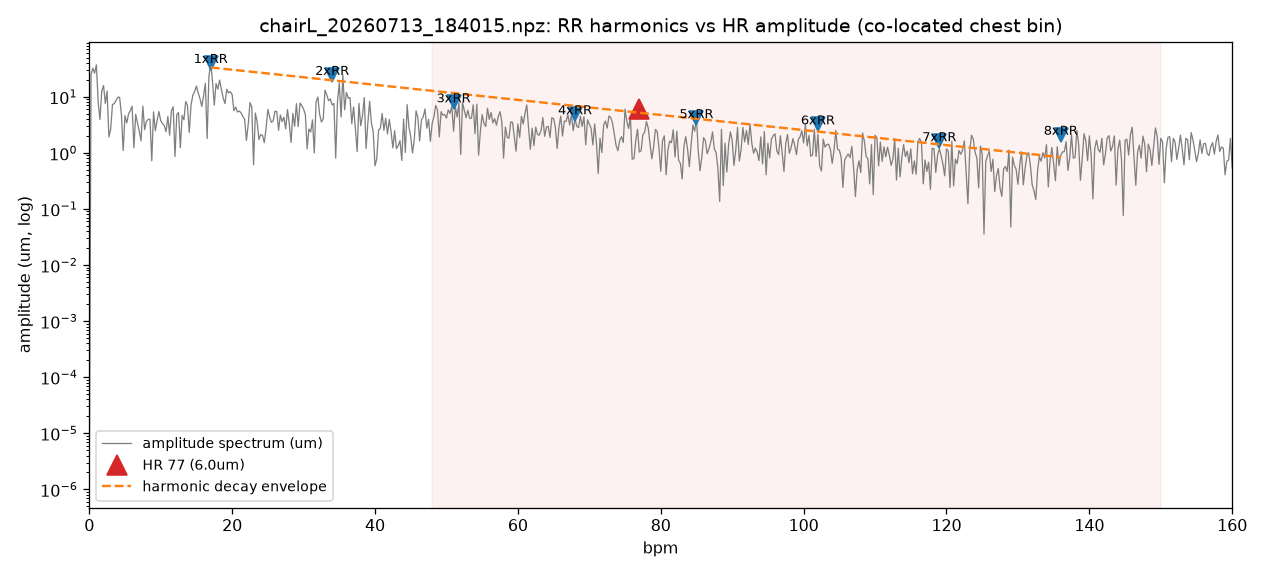

The script that saved this image:
"""Measure the ACTUAL amplitudes (mm) on the co-located chest bin:
  - RR fundamental and its harmonics A_k at k*RR (the decay envelope)
  - HR amplitude A_HR
and answer: at the HR frequency, is the RR-harmonic level > or < HR?  (i.e. is HR
buried under a decaying harmonic, or does it poke above where harmonics have died?)

Uses demod mm displacement; spectral amplitude = 2|rfft|/N (physical mm per component).

    python3 breath_hr_amplitude.py [cube.npz] [truth_bpm] [t0] [t1]
"""
import sys
import numpy as np
from bcg_vitals import demod_channels, bandpass, sqi, beat_count, RR_LO, RR_HI


def load(path):
    d = np.load(path, allow_pickle=True)
    cube = np.asarray(d["snapshots"], np.complex64)
    counts = d["counts"].astype(int); bins = d["bins"].astype(int)
    C = cube[:, :int(counts.min()), :]
    try:
        ts = np.asarray(d["frame_ts"], float)[:int(counts.min())]
        span = ts[-1] - ts[0]
        fps = (len(ts) - 1) / (span / 1000 if span > 1e4 else span)
    except KeyError:
        fps = 18.78
    return C, bins, fps


def amp_spectrum(x, fps):
    x = x - x.mean()
    X = 2 * np.abs(np.fft.rfft(x)) / len(x)          # mm per sinusoidal component
    f = np.fft.rfftfreq(len(x), 1 / fps)
    return f, X


def peak_near(f, X, f0, df):
    m = (f >= f0 - df) & (f <= f0 + df)
    return float(X[m].max()) if m.any() else 0.0


def main():
    path = sys.argv[1] if len(sys.argv) > 1 else "sit39_cube.npz"
    truth = float(sys.argv[2]) if len(sys.argv) > 2 else 81.0
    t0 = float(sys.argv[3]) if len(sys.argv) > 3 else 0.0
    t1 = float(sys.argv[4]) if len(sys.argv) > 4 else 1e9
    C, bins, fps = load(path)
    i0, i1 = int(t0 * fps), min(C.shape[1], int(t1 * fps))
    C = C[:, i0:i1, :]
    chans = demod_channels(C, bins)
    T = chans.shape[1]

    # co-located chest bin: strong breathing (RR & HR co-located per memory)
    resp_sqi = np.array([sqi(bandpass(c, fps, RR_LO, RR_HI), fps, RR_LO, RR_HI) for c in chans])
    ci = int(np.argmax(resp_sqi))
    x = chans[ci]
    f, X = amp_spectrum(x, fps)

    # RR fundamental
    mrr = (f >= RR_LO) & (f <= RR_HI)
    f0 = f[mrr][np.argmax(X[mrr])]
    rr = f0 * 60
    df = 0.03                                        # tolerance ~2 bpm
    A = {k: peak_near(f, X, k * f0, df) for k in range(1, 9)}
    fHR = truth / 60.0
    A_HR = peak_near(f, X, fHR, 0.05)
    # HR cross-check by beat-count in a clean sub-band
    hr_bc = beat_count(bandpass(x, fps, 0.9, 2.0), fps, hi_bpm=130)

    print(f"{path} [t={t0:.0f}..{min(t1,T/fps+t0):.0f}s] chest bin {bins[ci]} "
          f"({bins[ci]*0.0234375:.2f}m), {T} frames @{fps:.2f}fps")
    print(f"  RR = {rr:.1f} rpm (f0={f0:.3f}Hz)   HR truth {truth:.0f} (beat-count {hr_bc:.0f})\n")
    print(f"  {'k':>2} {'freq(bpm)':>9} {'A_k(um)':>9} {'A_k/A_1':>8}   in cardiac band?")
    for k in range(1, 9):
        fb = k * rr
        note = ""
        if 48 <= fb <= 150:
            note = f"<-- vs A_HR={A_HR*1000:.1f}um: harmonic {'>' if A[k] > A_HR else '<'} HR"
        print(f"  {k:>2} {fb:9.0f} {A[k]*1000:9.1f} {A[k]/(A[1]+1e-12):8.2f}   {note}")

    # decay law fit (log-linear over k=1..6)
    ks = np.array([k for k in range(1, 7) if A[k] > 0])
    ak = np.array([A[k] for k in ks])
    slope = np.polyfit(ks, np.log(ak), 1)[0]
    print(f"\n  RR fundamental A_1 = {A[1]*1000:.0f} um ; HR A_HR = {A_HR*1000:.1f} um "
          f"-> RR/HR = {A[1]/(A_HR+1e-12):.0f}x")
    print(f"  harmonic decay ~ exp({slope:.2f}*k)  (each harmonic x{np.exp(slope):.2f} of previous)")
    # at HR freq, interpolate the harmonic envelope level
    env_at_HR = np.exp(np.polyval(np.polyfit(ks, np.log(ak), 1), fHR / f0))
    print(f"  harmonic ENVELOPE extrapolated to HR freq ({fHR/f0:.1f}xRR) = {env_at_HR*1000:.1f} um")
    print(f"  => at HR freq: envelope {env_at_HR*1000:.1f}um  vs  HR {A_HR*1000:.1f}um  -> "
          f"HR {'ABOVE' if A_HR > env_at_HR else 'BELOW'} the decaying harmonic floor")

    try:
        import matplotlib; matplotlib.use("Agg"); import matplotlib.pyplot as plt
        fig, ax = plt.subplots(figsize=(11, 5))
        ax.semilogy(f * 60, X * 1000, "C7", lw=.8, label="amplitude spectrum (um)")
        for k in range(1, 9):
            fb = k * rr
            if fb <= 160:
                ax.plot(fb, A[k] * 1000, "vC0", ms=9)
                ax.annotate(f"{k}xRR", (fb, A[k]*1000), fontsize=8, ha="center")
        ax.plot(truth, A_HR * 1000, "^C3", ms=13, label=f"HR {truth:.0f} ({A_HR*1000:.1f}um)")
        kk = np.linspace(1, 8, 50)
        ax.plot(kk * rr, np.exp(np.polyval(np.polyfit(ks, np.log(ak), 1), kk)) * 1000,
                "C1--", lw=1.5, label="harmonic decay envelope")
        ax.axvspan(48, 150, color="C3", alpha=.06)
        ax.set_xlim(0, 160); ax.set_xlabel("bpm"); ax.set_ylabel("amplitude (um, log)")
        ax.set_title(f"{path}: RR harmonics vs HR amplitude (co-located chest bin)")
        ax.legend(fontsize=9)
        fig.tight_layout(); fig.savefig("breath_hr_amplitude.png", dpi=115)
        print("  saved breath_hr_amplitude.png")
    except Exception as e:
        print("plot skipped:", e)


if __name__ == "__main__":
    main()
